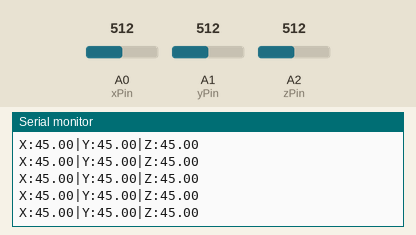
Simulated run of this sketch. Board: Arduino Uno, built with avr-gcc and run on an emulated ATmega328P. Parts: the last lines printed to the serial monitor. The test bench sets the inputs (shaded band); at power-on: A1 (yPin) = 512, A2 (zPin) = 512, A0 (xPin) = 512.

Above: at 1.2 s.
1.3 s: A1 (yPin) set to 374
At 1.33 s:
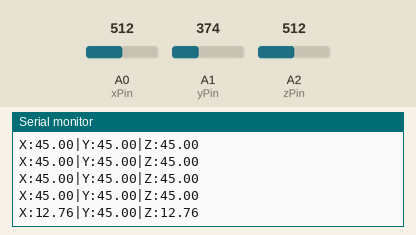
4.3 s: A1 (yPin) set to 358
At 4.39 s:
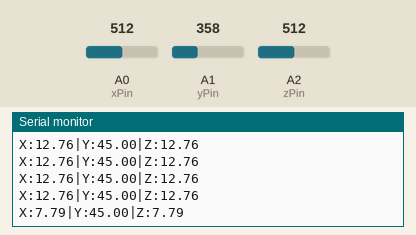
7.4 s: A2 (zPin) set to 337
At 7.45 s:
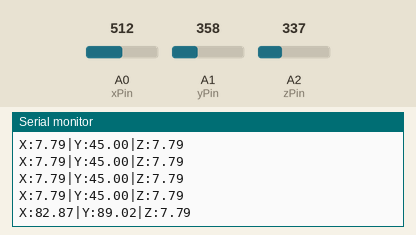
8.9 s: A2 (zPin) set to 318
At 8.98 s:
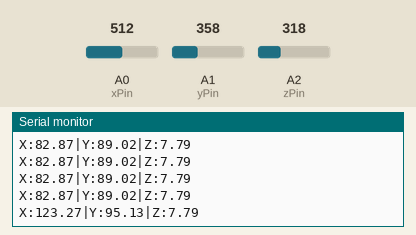
Timing chart, 0 to 11.9 s (numbered marks = the images above; inputs shaded):
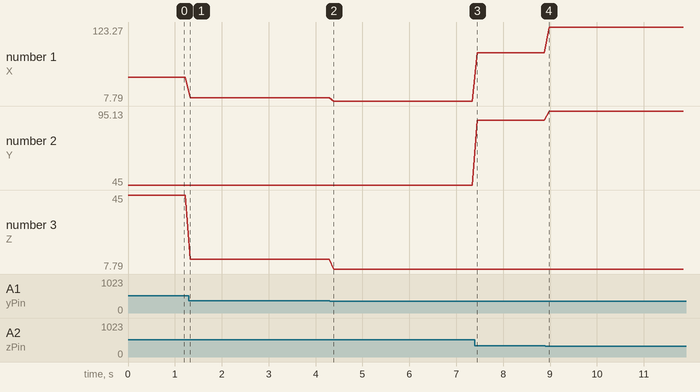

The sketch:

acceleration-gy61.ino
```cpp
const int xPin = 0;
const int yPin = 1;
const int zPin = 2;

int minVal = 265;
int maxVal = 402;

double x;
double y;
double z;

#define PI 3.14159265
#define RAD_TO_DEG 57.2957786

int DELAY = 100;

void setup(){
  Serial.begin(9600);
}


void loop(){
  if (Serial.available() > 0) {
    DELAY = Serial.parseInt();

    Serial.print("M:");
    Serial.println(DELAY);
  }

  int xRead = analogRead(xPin);
  int yRead = analogRead(yPin);
  int zRead = analogRead(zPin);

  //Serial.print("X:");
  //Serial.print(xRead);
  //Serial.print("|Y:");
  //Serial.print(yRead);
  //Serial.print("|Z:");
  //Serial.println(zRead);

  int xAng = map(xRead, minVal, maxVal, -90, 90);
  int yAng = map(yRead, minVal, maxVal, -90, 90);
  int zAng = map(zRead, minVal, maxVal, -90, 90);

  x = RAD_TO_DEG * (atan2(-yAng, -zAng) + PI);
  y = RAD_TO_DEG * (atan2(-xAng, -zAng) + PI);
  z = RAD_TO_DEG * (atan2(-yAng, -xAng) + PI);

  Serial.print("X:");
  Serial.print(x);
  Serial.print("|Y:");
  Serial.print(y);
  Serial.print("|Z:");
  Serial.println(z);
  delay(DELAY);
}
```

Measured:
- after the input at 1.3 s, the serial monitor: prints a new line at once (image 1)
- after the input at 4.3 s, the serial monitor: prints a new line after 0.09 s (image 2)
- after the input at 7.4 s, the serial monitor: prints a new line after 0.05 s (image 3)
- after the input at 8.9 s, the serial monitor: prints a new line after 0.08 s (image 4)
- plotted number 1: 45 → 12.76 after the input at 1.3 s, 12.76 → 7.79 after the input at 4.3 s, 7.79 → 82.87 after the input at 7.4 s, 82.87 → 123.27 after the input at 8.9 s
- plotted number 2: 45 → 89.02 after the input at 7.4 s, 89.02 → 95.13 after the input at 8.9 s
- plotted number 3: 45 → 12.76 after the input at 1.3 s, 12.76 → 7.79 after the input at 4.3 s
